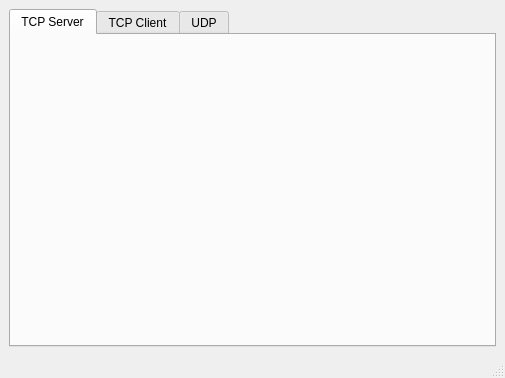
<?xml version="1.0" encoding="UTF-8"?>
<ui version="4.0">
 <class>MainWindow</class>
 <widget class="QMainWindow" name="MainWindow">
  <property name="geometry">
   <rect>
    <x>0</x>
    <y>0</y>
    <width>505</width>
    <height>378</height>
   </rect>
  </property>
  <property name="windowTitle">
   <string>MainWindow</string>
  </property>
  <widget class="QWidget" name="centralwidget">
   <layout class="QVBoxLayout" name="verticalLayout_4">
    <item>
     <widget class="QTabWidget" name="tabWidget">
      <property name="currentIndex">
       <number>0</number>
      </property>
      <widget class="QWidget" name="tab">
       <attribute name="title">
        <string>TCP Server</string>
       </attribute>
       <layout class="QVBoxLayout" name="verticalLayout">
        <item>
         <widget class="TCPServerWidget" name="widget" native="true"/>
        </item>
       </layout>
      </widget>
      <widget class="QWidget" name="tab_2">
       <attribute name="title">
        <string>TCP Client</string>
       </attribute>
       <layout class="QVBoxLayout" name="verticalLayout_2">
        <item>
         <widget class="TCPClientWidget" name="widget_2" native="true"/>
        </item>
       </layout>
      </widget>
      <widget class="QWidget" name="tab_3">
       <attribute name="title">
        <string>UDP</string>
       </attribute>
       <layout class="QVBoxLayout" name="verticalLayout_3">
        <item>
         <widget class="UDPWidget" name="widget_3" native="true"/>
        </item>
       </layout>
      </widget>
     </widget>
    </item>
   </layout>
  </widget>
  <widget class="QMenuBar" name="menubar">
   <property name="geometry">
    <rect>
     <x>0</x>
     <y>0</y>
     <width>505</width>
     <height>26</height>
    </rect>
   </property>
  </widget>
  <widget class="QStatusBar" name="statusbar"/>
 </widget>
 <customwidgets>
  <customwidget>
   <class>TCPServerWidget</class>
   <extends>QWidget</extends>
   <header location="global">tcpserverwidget.h</header>
   <container>1</container>
  </customwidget>
  <customwidget>
   <class>TCPClientWidget</class>
   <extends>QWidget</extends>
   <header location="global">tcpclientwidget.h</header>
   <container>1</container>
  </customwidget>
  <customwidget>
   <class>UDPWidget</class>
   <extends>QWidget</extends>
   <header location="global">udpwidget.h</header>
   <container>1</container>
  </customwidget>
 </customwidgets>
 <resources/>
 <connections/>
</ui>
